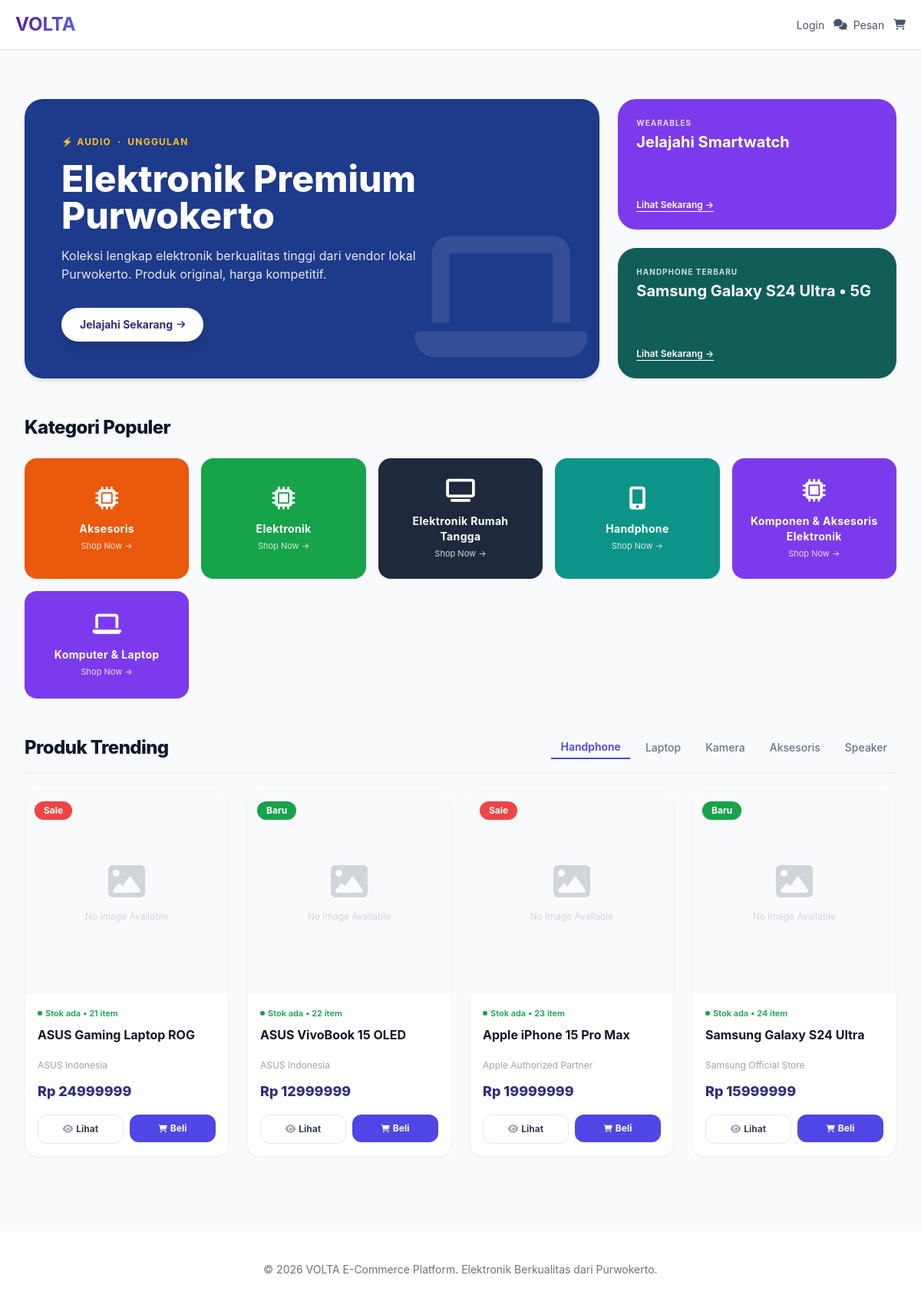
Before: /?category=1 with the older database file.
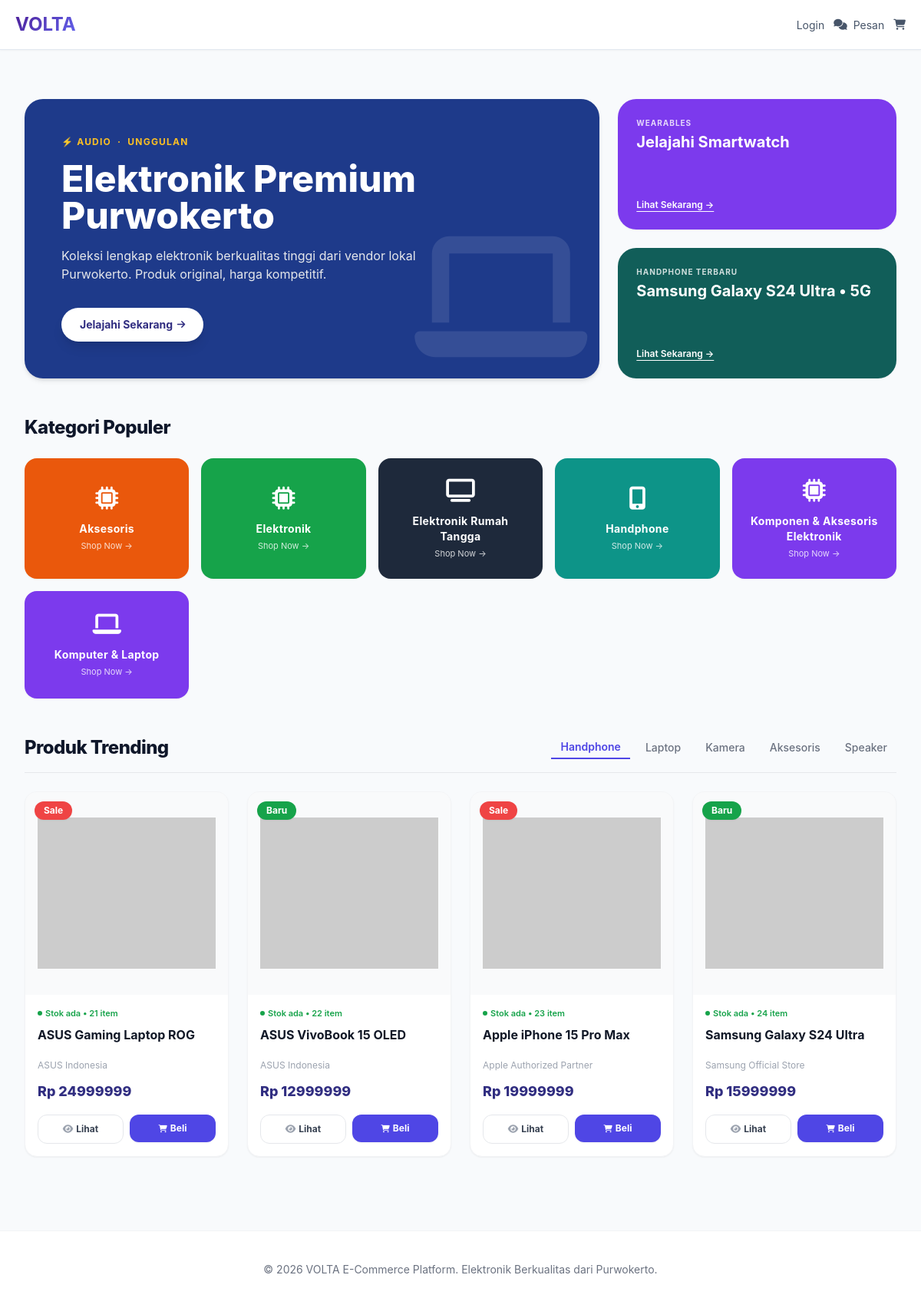
After: the same page with the newer database file.
### master_products/models.py (models this page shows, shortened)
class Product(models.Model):
    product_id = models.AutoField(primary_key=True)
    brand_id = models.ForeignKey(
        Brand,
        on_delete=models.CASCADE,
        related_name='products',
        db_column='brand_id',
        help_text="Brand/vendor penjual produk"
    )
    category_id = models.ForeignKey(
        Category,
        on_delete=models.PROTECT,
        related_name='products',
        db_column='category_id',
        help_text="Kategori produk"
    )
    product_name = models.CharField(
        max_length=255,
        help_text="Nama produk"
    )
    slug = models.SlugField(
        max_length=255,
        unique=True,
        help_text="URL-friendly identifier untuk produk"
    )
    description = models.TextField(
        help_text="Deskripsi detail produk"
    )
    price = models.DecimalField(
        max_digits=12,
        decimal_places=2,
        validators=[MinValueValidator(0)],
        help_text="Harga jual produk"
    )
    stock = models.IntegerField(
        default=0,
        validators=[MinValueValidator(0)],
        help_text="Jumlah stok produk yang tersedia"
    )
    image = models.ImageField(
        upload_to='products/',
        blank=True,
        null=True,
        help_text="Foto/gambar produk"
    )
    is_active = models.BooleanField(
        default=True,
        help_text="Status aktif produk (true = aktif, false = non-aktif)"
    )
    created_at = models.DateTimeField(
        auto_now_add=True,
        help_text="Tanggal produk didaftarkan"
    )
    updated_at = models.DateTimeField(
        auto_now=True,
        help_text="Tanggal produk terakhir diperbarui"
    )
    rating = models.DecimalField(
        max_digits=3,
        decimal_places=2,
        default=0.00,
        validators=[MinValueValidator(0.00), MaxValueValidator(5.00)],
        help_text="Rating produk dari customer (0.00-5.00)"
    )
    review_count = models.IntegerField(
        default=0,
        validators=[MinValueValidator(0)],
        help_text="Jumlah review yang diterima produk"
    )
    is_featured = models.BooleanField(
        default=False,
        help_text="Apakah produk sedang di-featured/promosi"
    )
    class Meta:
        verbose_name = _('Product')
        verbose_name_plural = _('Products')
        db_table = 'products'
        ordering = ['-created_at']
        indexes = [
            models.Index(fields=['slug']),
            models.Index(fields=['brand_id']),
            models.Index(fields=['category_id']),
            models.Index(fields=['is_active']),
        ]
    @property
    def image_url(self):
        if not self.image:
            return ''
        name = self.image.name if hasattr(self.image, 'name') else str(self.image)
        if name.startswith(('http://', 'https://')):
            if 'unsplash.com' in name and '?' not in name:
                return name + '?w=400&q=80'
            return name
        return self.image.url

class Brand(models.Model):
    STATUS_CHOICES = (
        ('pending', 'Pending Approval'),
        ('approved', 'Approved'),
        ('rejected', 'Rejected'),
        ('suspended', 'Suspended'),
    )
    brand_id = models.AutoField(primary_key=True)
    user_id = models.OneToOneField(
        settings.AUTH_USER_MODEL,
        on_delete=models.CASCADE,
        related_name='brand_vendor',
        db_column='user_id',
        help_text="User/vendor yang memiliki brand ini"
    )
    brand_name = models.CharField(
        max_length=255,
        help_text="Nama brand/vendor"
    )
    logo = models.ImageField(
        upload_to='brands/logos/',
        blank=True,
        null=True,
        help_text="Logo brand (rekomendasi: PNG dengan background transparan)"
    )
    description = models.TextField(
        blank=True,
        null=True,
        help_text="Deskripsi detail tentang brand/vendor"
    )
    status = models.CharField(
        max_length=20,
        choices=STATUS_CHOICES,
        default='pending',
        help_text="Status persetujuan brand (pending, approved, rejected, suspended)"
    )
    approved_at = models.DateTimeField(
        blank=True,
        null=True,
        help_text="Tanggal brand disetujui oleh admin"
    )
    approved_by = models.ForeignKey(
        settings.AUTH_USER_MODEL,
        on_delete=models.SET_NULL,
        null=True,
        blank=True,
        related_name='approved_brands',
        db_column='approved_by',
        help_text="Admin yang menyetujui brand ini"
    )
    nib_or_ktp = models.CharField(
        max_length=50,
        unique=True,
        blank=True,
        null=True,
        db_column='nib_or_ktp',
        help_text="Nomor Induk Berusaha (NIB) atau Nomor KTP"
    )
    rating = models.FloatField(
        default=0.0,
        validators=[MinValueValidator(0.0), MaxValueValidator(5.0)],
        db_column='rating',
        help_text="Rating brand dari customer (0.0-5.0)"
    )
    created_at = models.DateTimeField(
        auto_now_add=True,
        help_text="Tanggal brand didaftar"
    )
    updated_at = models.DateTimeField(
        auto_now=True,
        help_text="Tanggal brand terakhir diperbarui"
    )
    class Meta:
        verbose_name = _('Brand')
        verbose_name_plural = _('Brands')
        db_table = 'brands'
        ordering = ['-created_at']
        indexes = [
            models.Index(fields=['status']),
            models.Index(fields=['user_id']),
            models.Index(fields=['created_at']),
        ]

### master_products/views.py (the view)
# urls.py: path('', views.product_list, name='product_list'),
def product_list(request):
    products = Product.objects.filter(
        is_active=True,
        brand_id__status='approved'
    ).select_related('brand_id', 'category_id')
    search_query = request.GET.get('q', '').strip()
    if search_query:
        products = products.filter(
            Q(product_name__icontains=search_query) |
            Q(description__icontains=search_query) |
            Q(brand_id__brand_name__icontains=search_query)
        )
    categories = Category.objects.all().order_by('category_name')
    selected_category = request.GET.get('category', '')
    selected_category_name = None
    if selected_category:
        try:
            selected_category = int(selected_category)
            products = products.filter(category_id=selected_category)
            selected_category_name = Category.objects.get(category_id=selected_category).category_name
        except (ValueError, Category.DoesNotExist):
            selected_category = None
    else:
        selected_category = None
    sort_param = request.GET.get('sort', 'terbaru').lower()
    if sort_param == 'harga_terendah':
        products = products.order_by('price')
    elif sort_param == 'harga_tertinggi':
        products = products.order_by('-price')
    elif sort_param == 'rating':
        products = products.order_by('-rating')
    else:  # default: 'terbaru'
        products = products.order_by('-created_at')
    cart_count = 0
    if request.user.is_authenticated:
        try:
            cart = Cart.objects.get(user_id=request.user)
            cart_count = cart.items.count()
        except Cart.DoesNotExist:
            cart_count = 0
    context = {
        'products': products,
        'total_products': products.count(),
        'categories': categories,
        'selected_category': selected_category,
        'selected_category_name': selected_category_name,
        'search_query': search_query,
        'sort_param': sort_param,
        'cart_count': cart_count,
    }
    return render(request, 'master_products/product_list.html', context)

### master_products/context_processors.py (called while the page is built, shortened)
def unread_chat_count(request):
    if not getattr(request, 'user', None) or not request.user.is_authenticated:
        return {'unread_count': 0}

### master_products/templates/master_products/product_list.html (shortened to what the changed rows need)
{% extends 'base.html' %}
{% block content %}
<section class="max-w-7xl mx-auto px-4 mt-8">
        <div class="grid grid-cols-1 lg:grid-cols-3 gap-6">
            <div class="clickable-card lg:col-span-2 bg-[#1e3a8a] text-white rounded-3xl p-8 lg:p-12 flex flex-col justify-between relative overflow-hidden shadow-md min-h-[340px]">
                <div class="card-content max-w-lg">
                    <h1 class="text-3xl lg:text-5xl font-extrabold mb-4 leading-tight">Elektronik Premium Purwokerto</h1>
                </div>
            </div>
        </div>
    </section>
    <section class="max-w-7xl mx-auto px-4 mt-12">
        <h2 class="text-2xl font-extrabold mb-6 tracking-tight">Kategori Populer</h2>
    </section>
    <section class="max-w-7xl mx-auto px-4 mt-12 pb-16">
        <div class="flex flex-col md:flex-row md:items-center justify-between border-b border-gray-200 pb-4 mb-6 gap-4">
            <h2 class="text-2xl font-extrabold tracking-tight">Produk Trending</h2>
        </div>
        <div class="grid grid-cols-2 md:grid-cols-3 lg:grid-cols-4 gap-6" id="products-container">
            {% for product in products %}
                <div data-category="{{ product.brand_id.brand_name }} {{ product.category_id.category_name }}" class="bg-white rounded-2xl shadow-sm border border-gray-100 overflow-hidden flex flex-col group relative hover:shadow-md transition-shadow">
                    <div class="relative bg-gray-50 aspect-square flex items-center justify-center p-4">
                        {% if forloop.counter|divisibleby:2 %}
                            <span class="absolute top-3 left-3 bg-[#16a34a] text-white text-xs font-bold px-3 py-1 rounded-full z-10 shadow-sm">Baru</span>
                        {% else %}
                            <span class="absolute top-3 left-3 bg-[#ef4444] text-white text-xs font-bold px-3 py-1 rounded-full z-10 shadow-sm">Sale</span>
                        {% endif %}
                        {% if product.image %}
                            <img src="{{ product.image_url }}" alt="{{ product.product_name }}" class="max-h-full max-w-full object-contain group-hover:scale-105 transition-transform duration-300" onerror="this.onerror=null; this.src='https://via.placeholder.com/260x220?text=No+Image';">
                        {% else %}
                            <div class="text-center text-gray-300">
                                <i class="fas fa-image text-5xl mb-2 block"></i>
                                <span class="text-xs">No Image Available</span>
                            </div>
                        {% endif %}
                    </div>
                    <div class="p-4 flex-1 flex flex-col justify-between">
                        <div>
                            <div class="text-[11px] text-[#16a34a] font-semibold flex items-center gap-1 mb-2">
                                <span class="w-1.5 h-1.5 rounded-full bg-[#16a34a]"></span> Stok ada &bull; {{ forloop.counter|add:20 }} item
                            </div>
                            <h3 class="font-bold text-gray-900 text-sm md:text-base line-clamp-2 mb-1 min-h-[40px] leading-tight">
                                {{ product.product_name }}
                            </h3>
                            <p class="text-xs text-gray-400 mb-3">{{ product.brand_id.brand_name }}</p>
                        </div>
                        <div>
                            <div class="text-indigo-900 font-extrabold text-base md:text-lg mb-4">
                                Rp {{ product.price|floatformat:0|add:0 }}
                            </div>
                            <div class="grid grid-cols-2 gap-2">
                                <a href="{% url 'master_products:product_detail_by_id' product.product_id %}" class="border border-gray-200 text-gray-700 text-xs font-bold py-2.5 rounded-xl text-center hover:bg-gray-50 transition-colors flex items-center justify-center gap-1">
                                    <i class="fas fa-eye text-gray-400"></i> Lihat
                                </a>
                                <form method="POST" action="{% url 'master_products:add_to_cart' product.product_id %}">
                                    <button type="submit" class="w-full bg-indigo-600 hover:bg-indigo-700 text-white text-xs font-bold py-2.5 rounded-xl text-center transition-colors flex items-center justify-center gap-1 shadow-sm">
                                        <i class="fas fa-shopping-cart text-[10px]"></i> Beli
                                    </button>
                                </form>
                            </div>
                        </div>
                    </div>
                </div>
            {% empty %}
                <div class="col-span-full text-center py-16 bg-white rounded-2xl border border-gray-100 p-8">
                    <i class="fas fa-inbox text-5xl text-gray-300 mb-4 block"></i>
                    <p class="text-gray-500 font-medium">Tidak ada produk ditemukan</p>
                </div>
            {% endfor %}
        </div>
    </section>
{% endblock %}

Changed rows visible on the page:
changed Product "ASUS Gaming Laptop ROG": image: picture added; no longer shows "No Image Available"
changed Product "ASUS VivoBook 15 OLED": image: picture added; no longer shows "No Image Available"
changed Product "Apple iPhone 15 Pro Max": image: picture added; no longer shows "No Image Available"
changed Product "Samsung Galaxy S24 Ultra": image: picture added; no longer shows "No Image Available"
